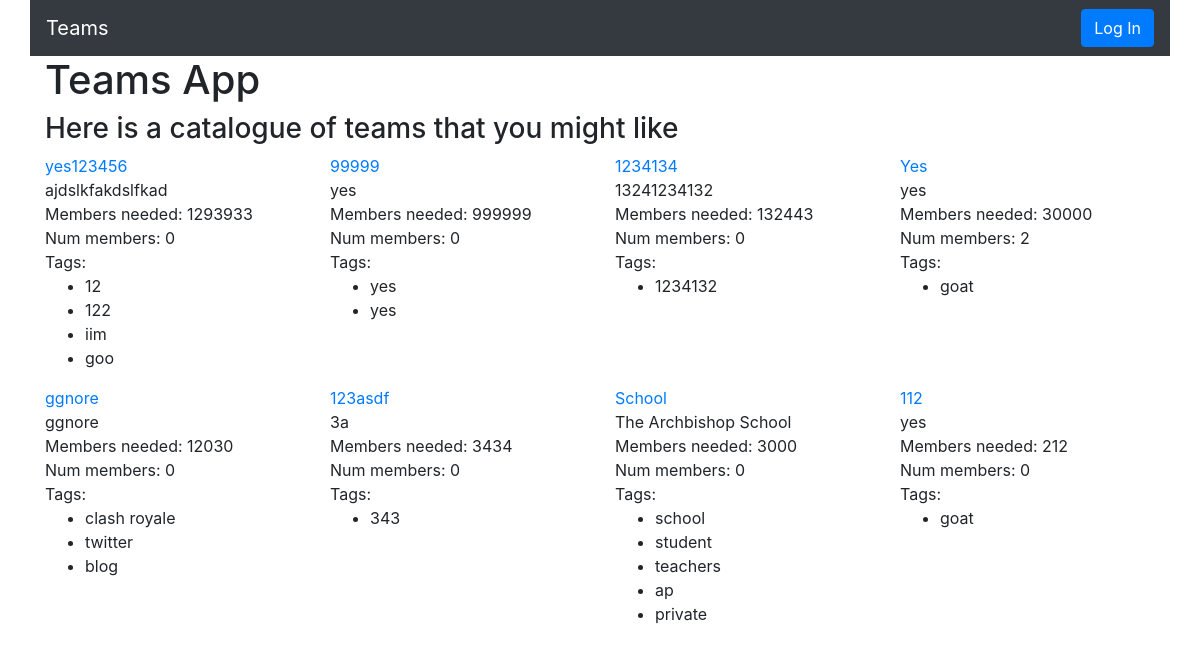
The app's page /app/ with its own data.
### teamApp/models.py (models this page shows, shortened)
class Team(models.Model):
    project_name = models.CharField(max_length=64, default="Untitled")
    num_members = models.IntegerField(default=0)
    members_needed = models.IntegerField(default=0)
    project_description = models.TextField(max_length=1000)
    members = models.ManyToManyField(User)

class TeamTag(models.Model):
    name = models.CharField(max_length = 100)
    teamTagged = models.ForeignKey(Team, blank=True, on_delete=models.CASCADE)
    def __str__(self):
        return self.name

### teamApp/views.py (the view, shortened to what this page needs)
# urls.py: path('', views.IndexView.as_view(), name='index'),
class IndexView(View):
    def get(self, request):
        user = request.user
        allTeams = Team.objects.order_by("-members_needed")[:8]
        context = {
            'allTeams': allTeams,
            'user': user
        }
        if user.is_authenticated:
            context['userTeams'] = user.team_set.all().order_by("-members_needed")[:8]
        return render(request, 'teamApp/index.html', context)

### teamApp/templates/teamApp/index.html (shortened to what this page needs)
<!DOCTYPE html>
<html>
  <head>
    <link rel="stylesheet" href="https://maxcdn.bootstrapcdn.com/bootstrap/4.4.1/css/bootstrap.min.css" />
  </head>
  <body class="container">
    <div>
      <nav class="navbar row navbar-expand-sm navbar-expand-md navbar-inverse navbar-dark bg-dark">
          <a class="navbar-brand" href="{% url 'index' %}">
              <span class="logo">Teams</span>
          </a>
          <ul class="navbar-nav collapse navbar-collapse" id="collapsibleNavbar">
              <li class="navbar-item ml-auto">
                  <form method="POST">
                    {% if user.is_authenticated %}
                      <input type="hidden" name="logout" value="logout"></input>
                      <button type="submit" class="btn btn-primary">Logout</button>
                    {% else %}
                      <button type="submit" class="btn btn-primary">Log In</button>
                    {% endif %}
                  </form>
              </li>
          </ul>
      </nav>
      <h1>Teams App</h1>
      <h3>Here is a catalogue of teams that you might like</h3>
      <div class="row">
        {% for team in allTeams %}
        <div class="col-md-3">
          <div class="text-primary">
            <a href="teams\{{team.id}}">{{team.project_name}}</a>
          </div>
          <div class="text">
            {{team.project_description}}
            <br />
            Members needed: {{team.members_needed}}
            <br />
            Num members: {{team.num_members}}
            <div>
              Tags:
              <ul>
                {% for tag in team.teamtag_set.all %}
                <li>{{tag}}</li>
                {% endfor %}
            </div>
          </div>
        </div>
        {% endfor %}
      </div>
    </div>
  </body>
</html>

### records on screen
Team: project_name "yes123456", project_description "ajdslkfakdslfkad", members_needed "1293933", num_members "0"
TeamTag: name "12"
TeamTag: name "122"
TeamTag: name "iim"
TeamTag: name "goo"
Team: project_name "99999", project_description "yes", members_needed "999999", num_members "0"
TeamTag: name "yes"
TeamTag: name "yes"
Team: project_name "1234134", project_description "13241234132", members_needed "132443", num_members "0"
TeamTag: name "1234132"
Team: project_name "Yes", project_description "yes", members_needed "30000", num_members "2"
TeamTag: name "goat"
Team: project_name "ggnore", project_description "ggnore", members_needed "12030", num_members "0"
TeamTag: name "clash royale"
TeamTag: name "twitter"
TeamTag: name "blog"
Team: project_name "123asdf", project_description "3a", members_needed "3434", num_members "0"
TeamTag: name "343"
Team: project_name "School", project_description "The Archbishop School", members_needed "3000", num_members "0"
TeamTag: name "school"
TeamTag: name "student"
TeamTag: name "teachers"
TeamTag: name "ap"
TeamTag: name "private"
Team: project_name "112", project_description "yes", members_needed "212", num_members "0"
TeamTag: name "goat"
